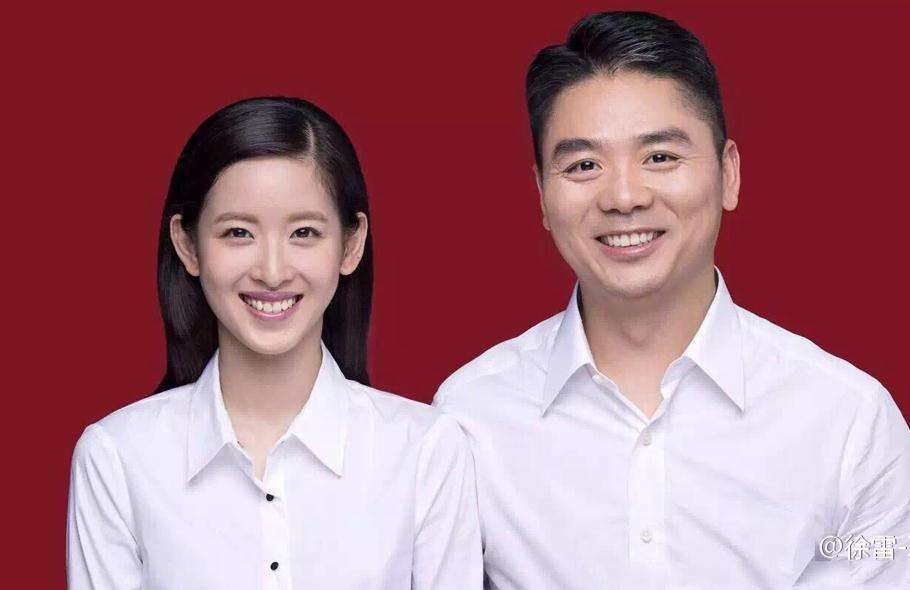
#> input picture img/ncm&lqd.jpg, 910 x 590 px
$ python 'recognizeFaceEyeMouth(OpenCV).py'
#> lines starting #> are read from the running program, lines starting #| are printed output that depends on the picture; after the words box and inside, x2 and y2 are one past the last pixel; in counts of white or black regions, pixels touching at a corner belong together
import cv2

'''
# 1.读取并展示图像片段
filepath = "img/meinv.png"
img = cv2.imread(filepath)
cv2.namedWindow('Image')
cv2.imshow('Image', img)
cv2.waitKey(0)
cv2.destroyAllWindows()
'''

'''
# 2.图片转换成灰色
filepath = "img/meinv.png"
img = cv2.imread(filepath)
# 转换灰色
gray = cv2.cvtColor(img, cv2.COLOR_BGR2GRAY)
# 显示图像
cv2.imshow("Image", gray)
cv2.waitKey(0)
cv2.destroyAllWindows()
'''

'''
# 3.图片上画矩形和圆
filepath = "img/meinv.png"
img = cv2.imread(filepath)  # 读取图片
gray = cv2.cvtColor(img, cv2.COLOR_BGR2GRAY)  # 转换灰色
x = y = 10  # 坐标
w = 100  # 矩形大小（宽、高）
color = (255, 0, 0)  # 定义绘制颜色（BGR而非RGB）
cv2.rectangle(img, (x, y), (x + w, y + w), color, 1)  # 绘制矩形
cv2.circle(img, (x + w // 2, y + w // 2 ), w // 4, color, 2) # 绘制圆
cv2.imshow("Image", img)  # 显示图像
cv2.waitKey(0)
cv2.destroyAllWindows()  # 释放所有的窗体资源
'''

# 4.使用训练分类器查找人脸
filepath = "img/ncm&lqd.jpg"

img = cv2.imread(filepath)  # 读取图片
#> img is the input picture: shape (590, 910, 3); mean B, G, R 121.5, 109.9, 164.5
gray = cv2.cvtColor(img, cv2.COLOR_BGR2GRAY)  # 转换灰色
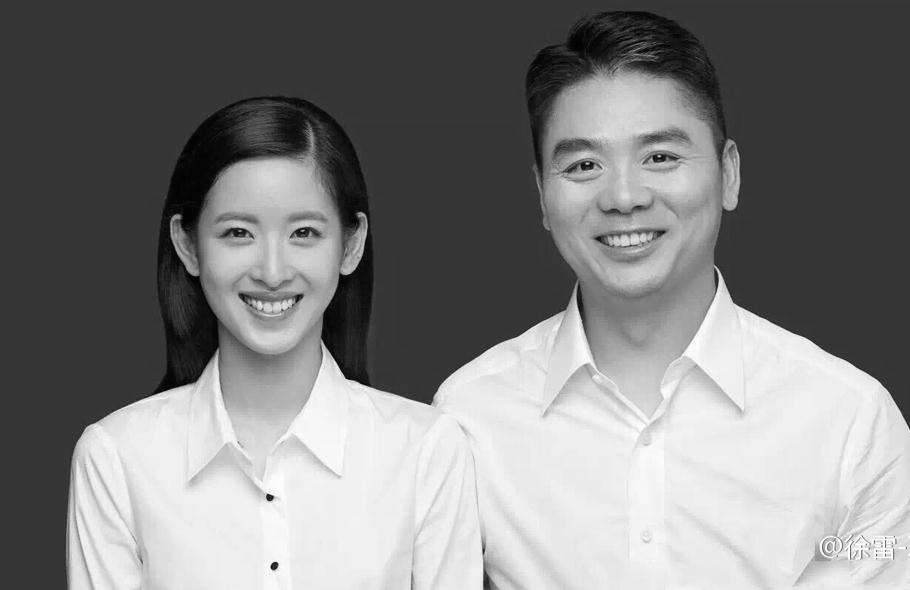
#> gray: shape (590, 910); min 0, max 255, mean 127.4

# OpenCV人脸识别分类器
classifier = cv2.CascadeClassifier(
    "E:\Program Files\Python\Python36\Lib\site-packages\opencv-master\data\haarcascades\haarcascade_frontalface_default.xml"
)
color = (0, 255, 0)  # 定义绘制颜色
# 调用识别人脸
faceRects = classifier.detectMultiScale(
    gray, scaleFactor=1.2, minNeighbors=3, minSize=(32, 32))
#> faceRects = [[178, 159, 185, 185], [519, 73, 212, 212]]
if len(faceRects):  # 大于0则检测到人脸
    for faceRect in faceRects:  # 单独框出每一张人脸
        x, y, w, h = faceRect
        # 框出人脸
        cv2.rectangle(img, (x, y), (x + h, y + w), color, 2)
        # 左眼
        cv2.circle(img, (x + w // 4, y + h // 4 + 30), min(w // 8, h // 8),
                   color)
        #右眼
        cv2.circle(img, (x + 3 * w // 4, y + h // 4 + 30), min(w // 8, h // 8),
                   color)
        #嘴巴
        cv2.rectangle(img, (x + 3 * w // 8, y + 3 * h // 4),
                      (x + 5 * w // 8, y + 7 * h // 8), color)
#> this loop made 2 passes
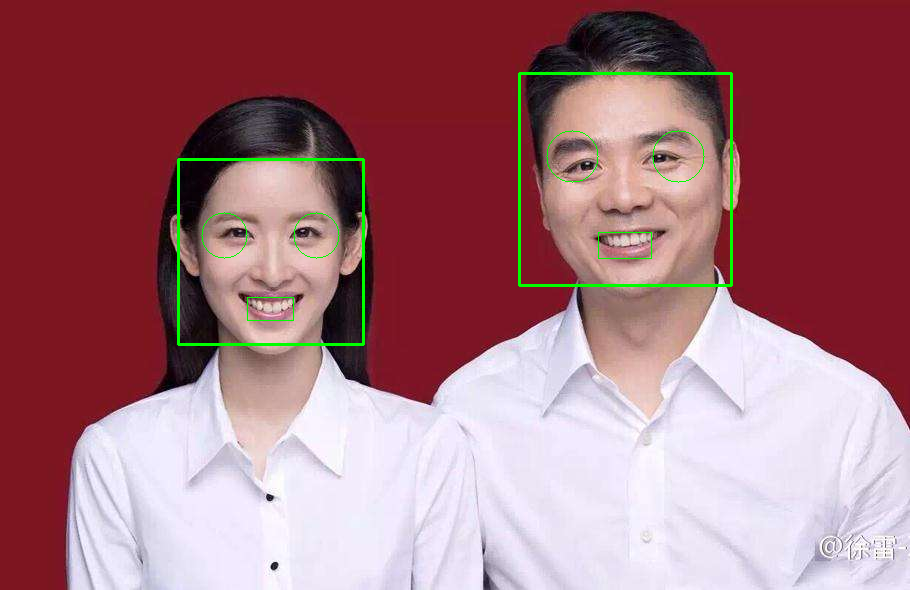
#> img: shape (590, 910, 3); 1.04% of pixels changed, all inside (x1, y1, x2, y2) = (177, 72, 733, 346)

cv2.imshow("recognizeFaceEyesMouth", img)  # 显示图像
c = cv2.waitKey(10)
#> (key Esc is pressed here)

cv2.waitKey(0)
cv2.destroyAllWindows()
